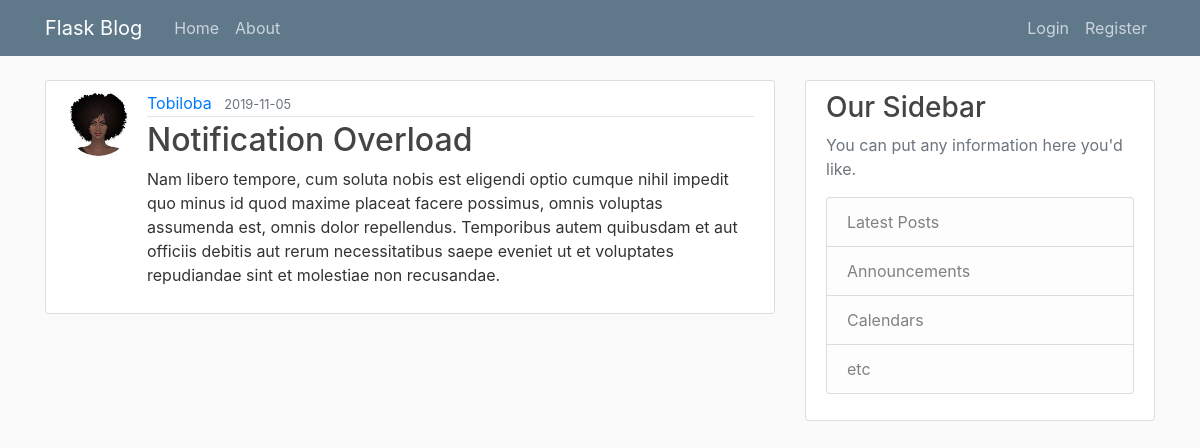
The app's page /post/4 with its own data.
### flaskblog/models.py (models this page shows, shortened)
class User(db.Model, UserMixin):
    id = db.Column(db.Integer, primary_key=True)
    username = db.Column(db.String(20), unique=True, nullable=False)
    email = db.Column(db.String(120), unique=True, nullable=False)
    image_file = db.Column(db.String(20), nullable=False, default='default.jpg')
    password = db.Column(db.String(60), nullable=False)
    posts = db.relationship('Post', backref='author', lazy=True)

class Post(db.Model):
    id = db.Column(db.Integer, primary_key=True)
    title = db.Column(db.String(100), nullable=False)
    date_posted = db.Column(db.DateTime, nullable=False, default=datetime.utcnow)
    content = db.Column(db.Text(), nullable=False)
    user_id = db.Column(db.Integer, db.ForeignKey('user.id'), nullable=False)

### flaskblog/routes.py (the view)
@app.route('/post/<int:post_id>')
def post(post_id):
    post = Post.query.get_or_404(post_id)
    return render_template('post.html', title='Post', post=post)

### flaskblog/templates/post.html (shortened to what this page needs)
{% extends "layout.html" %}
{% block content %}
    <article class="media content-section">
        <img src="{{ url_for('static', filename='profile_pictures/' + post.author.image_file) }}" alt="user profile picture" class="rounded-circle article-img">
        <div class="media-body">
            <div class="article-metadata">
                <a class="mr-2" href="{{ url_for('author_posts', username=post.author.username) }}">{{ post.author.username }}</a>
                <small class="text-muted">{{ post.date_posted.strftime('%Y-%m-%d') }}</small>
            </div>
            <h2 class="article-title">{{ post.title }}</h2>
            <p class="article-content">{{ post.content }}</p>
        </div>
    </article>
{% endblock content %}

### flaskblog/static/main.css (style rules this page uses)
body { background: #fafafa; color: #333333; margin-top: 5rem; }
h1, h2, h3, h4, h5, h6 { color: #444444; }
.content-section { background: #ffffff; padding: 10px 20px; border: 1px solid #dddddd; border-radius: 3px; margin-bottom: 20px; }
.article-title { color: #444444; }
.article-content { white-space: pre-line; }
.article-img { height: 65px; width: 65px; margin-right: 16px; }
.article-metadata { padding-bottom: 1px; margin-bottom: 4px; border-bottom: 1px solid #e3e3e3 }

### records on screen
User: image_file (picture), author.username "Tobiloba"
Post: date_posted "2019-11-05", title "Notification Overload", content "Nam libero tempore, cum soluta nobis est eligendi optio cumque nihil impedit quo minus id quod maxime placeat facere possimus, omnis voluptas assumenda est, omnis dolor repellendus. Temporibus autem quibusdam et aut officiis debitis aut rerum necessitatibus saepe eveniet ut et voluptates repudiandae sint et molestiae non recusandae."
